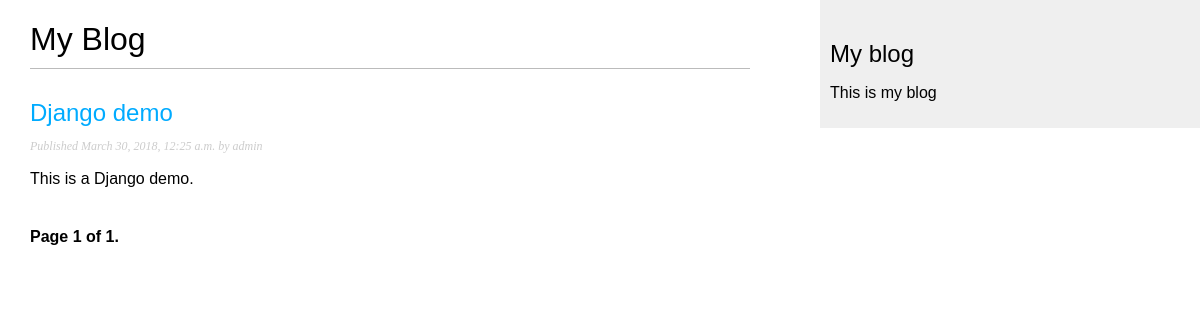
Page /blog/ on the earlier database version.
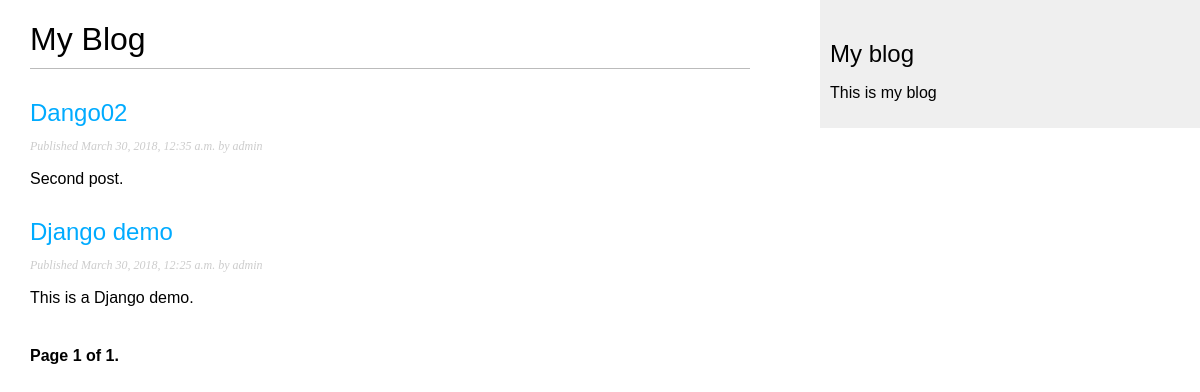
Same page on the later database version.
### blog_app/models.py (models this page shows, shortened)
class Post(models.Model):
    STATUS_CHOICES = (
        ('draft', 'Draft'),
        ('published', 'Published'),
    )
    title = models.CharField(max_length=250)
    slug = models.SlugField(max_length=250, unique_for_date='publish')
    author = models.ForeignKey(User,
                               related_name='blog_posts',
                               on_delete=models.CASCADE)
    body = models.TextField()
    publish = models.DateTimeField(default=timezone.now)
    created = models.DateTimeField(auto_now_add=True)
    updated = models.DateTimeField(auto_now=True)
    status = models.CharField(max_length=10, choices=STATUS_CHOICES, default='draft')
    objects = models.Manager()  # The default manager.
    published = PublishedManager()  # The specific manager.
    class Meta:
        ordering = ('-publish',)
    def get_absolute_url(self):
        return reverse('blog_app:post_detail', args=[self.publish.year,
                                              self.publish.strftime('%m'),
                                              self.publish.strftime('%d'),
                                              self.slug])

### blog_app/views.py (the view)
# urls.py: path('', views.PostListView.as_view(), name='post_list'),
class PostListView(ListView):
    queryset = Post.published.all()
    context_object_name = 'posts'
    paginate_by = 3
    template_name = 'blog_app/post/list.html'

### blog_app/templates/blog_app/post/list.html (shortened to what this page needs)
{% extends "blog_app/base.html" %}
{% block content %}
    <h1>My Blog</h1>
    {% for post in posts %}
        <h2><a href="{{ post.get_absolute_url }}">{{ post.title }}</a></h2>
        <p class="date">Published {{ post.publish }} by {{ post.author }}</p>
        {{ post.body|truncatewords:30|linebreaks }}
    {% endfor %}
    {% include "pagination.html" with page=page_obj %}
{% endblock %}

Differences in the rows shown:
added Post: title "Dango02", publish "March 30, 2018, 12:35 a.m.", author "admin", body "Second post."
